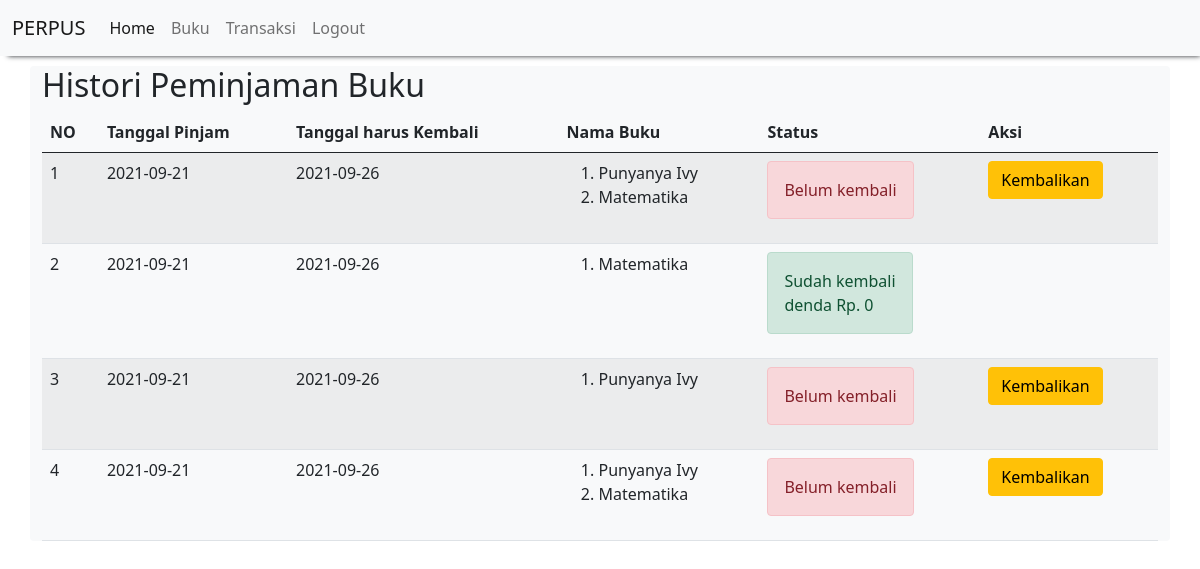
The page /Perpustakaan/histori_peminjaman.php (signed in) on the database its author committed.
### tables this page shows
CREATE TABLE `peminjaman_buku` (
  `id_peminjaman_buku` int(11) NOT NULL,
  `id_siswa` int(11) NOT NULL,
  `tanggal_pinjam` date NOT NULL,
  `tanggal_kembali` date NOT NULL
);

CREATE TABLE `detail_peminjaman_buku` (
  `id_detail_peminjaman_buku` int(11) NOT NULL,
  `id_peminjaman_buku` int(11) NOT NULL,
  `id_buku` int(11) NOT NULL,
  `qty` int(11) NOT NULL
);

CREATE TABLE `buku` (
  `id_buku` int(11) NOT NULL,
  `nama_buku` varchar(255) NOT NULL,
  `penulis` varchar(255) NOT NULL,
  `penerbit` varchar(255) NOT NULL,
  `deskripsi` text NOT NULL,
  `foto` varchar(255) NOT NULL
);

CREATE TABLE `pengembalian_buku` (
  `id_pengembalian_buku` int(11) NOT NULL,
  `id_peminjaman_buku` int(11) NOT NULL,
  `tanggal_pengembalian` date NOT NULL,
  `denda` int(11) NOT NULL
);

### Perpustakaan/histori_peminjaman.php (the view)
<?php
    include "header.php";
?>
<h2>Histori Peminjaman Buku</h2>
<table class="table table-hover table-striped">
    <thead>
        <th>NO</th><th>Tanggal Pinjam</th><th>Tanggal harus Kembali</th><th>Nama Buku</th><th>Status</th><th>Aksi</th>
    </thead>
    <tbody>
        <?php
        include "koneksi.php";
        $qry_histori=mysqli_query($conn,"select * from peminjaman_buku order by id_peminjaman_buku desc");
        $no=0;
        while($dt_histori=mysqli_fetch_array($qry_histori)){
            $no++;
            $buku_dipinjam="<ol>";
            $qry_buku=mysqli_query($conn,"select * from  detail_peminjaman_buku join buku on buku.id_buku=detail_peminjaman_buku.id_buku where id_peminjaman_buku = '".$dt_histori['id_peminjaman_buku']."'");
            while($dt_buku=mysqli_fetch_array($qry_buku)){
                $buku_dipinjam.="<li>".$dt_buku['nama_buku']."</li>";
            }
            $buku_dipinjam.="</ol>";
            $qry_cek_kembali=mysqli_query($conn,"select * from pengembalian_buku where id_peminjaman_buku = '".$dt_histori['id_peminjaman_buku']."'");
            if(mysqli_num_rows($qry_cek_kembali)>0){
                $dt_kembali=mysqli_fetch_array($qry_cek_kembali);
                $denda="denda Rp. ".$dt_kembali['denda'];
                $status_kembali="<label class='alert alert-success'>Sudah kembali <br>".$denda."</label>";
                $button_kembali="";
            } else {
                $status_kembali="<label class='alert alert-danger'>Belum kembali</label>";
                $button_kembali="<a href='kembali.php?id=".$dt_histori['id_peminjaman_buku']."' class='btn btn-warning' onclick='return confirm(\"hello\")'>Kembalikan</a>";
            }
        ?>
            <tr>
                <td><?=$no?></td><td><?=$dt_histori['tanggal_pinjam']?></td><td><?=$dt_histori['tanggal_kembali']?></td><td><?=$buku_dipinjam?></td><td><?=$status_kembali?></td><td><?=$button_kembali?></td>
            </tr>
        <?php
        }
        ?>
    </tbody>
</table>
<?php
    include "footer.php";
?>

### rows shown on the page
peminjaman_buku: tanggal_pinjam "2021-09-21", tanggal_kembali "2021-09-26", shows "Belum kembali"
detail_peminjaman_buku: id_buku.nama_buku "Punyanya Ivy"
detail_peminjaman_buku: id_buku.nama_buku "Matematika"
peminjaman_buku: tanggal_pinjam "2021-09-21", tanggal_kembali "2021-09-26", pengembalian_buku.denda "denda Rp. 0"
detail_peminjaman_buku: id_buku.nama_buku "Matematika"
peminjaman_buku: tanggal_pinjam "2021-09-21", tanggal_kembali "2021-09-26", shows "Belum kembali"
detail_peminjaman_buku: id_buku.nama_buku "Punyanya Ivy"
peminjaman_buku: tanggal_pinjam "2021-09-21", tanggal_kembali "2021-09-26", shows "Belum kembali"
detail_peminjaman_buku: id_buku.nama_buku "Punyanya Ivy"
detail_peminjaman_buku: id_buku.nama_buku "Matematika"
